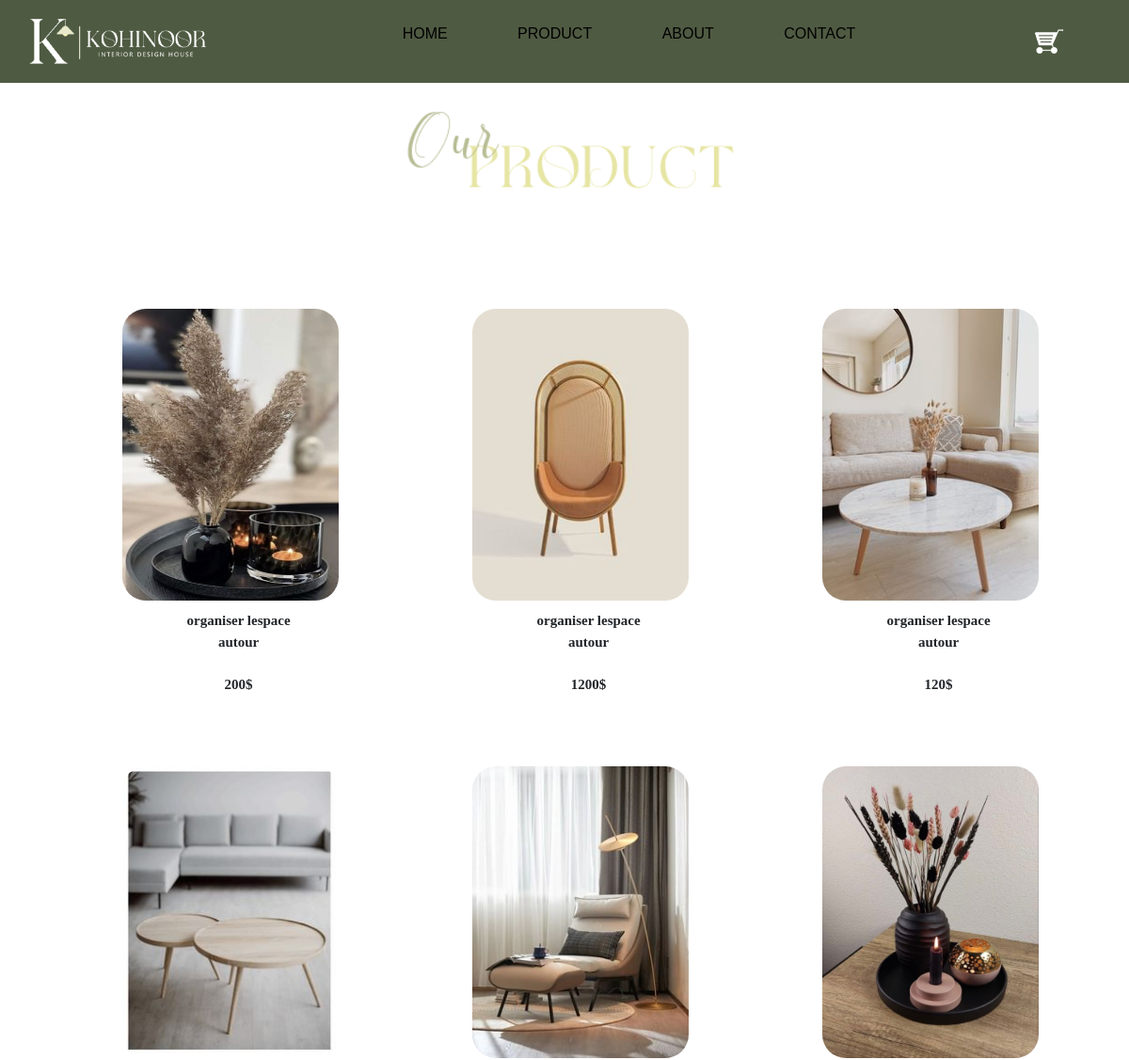
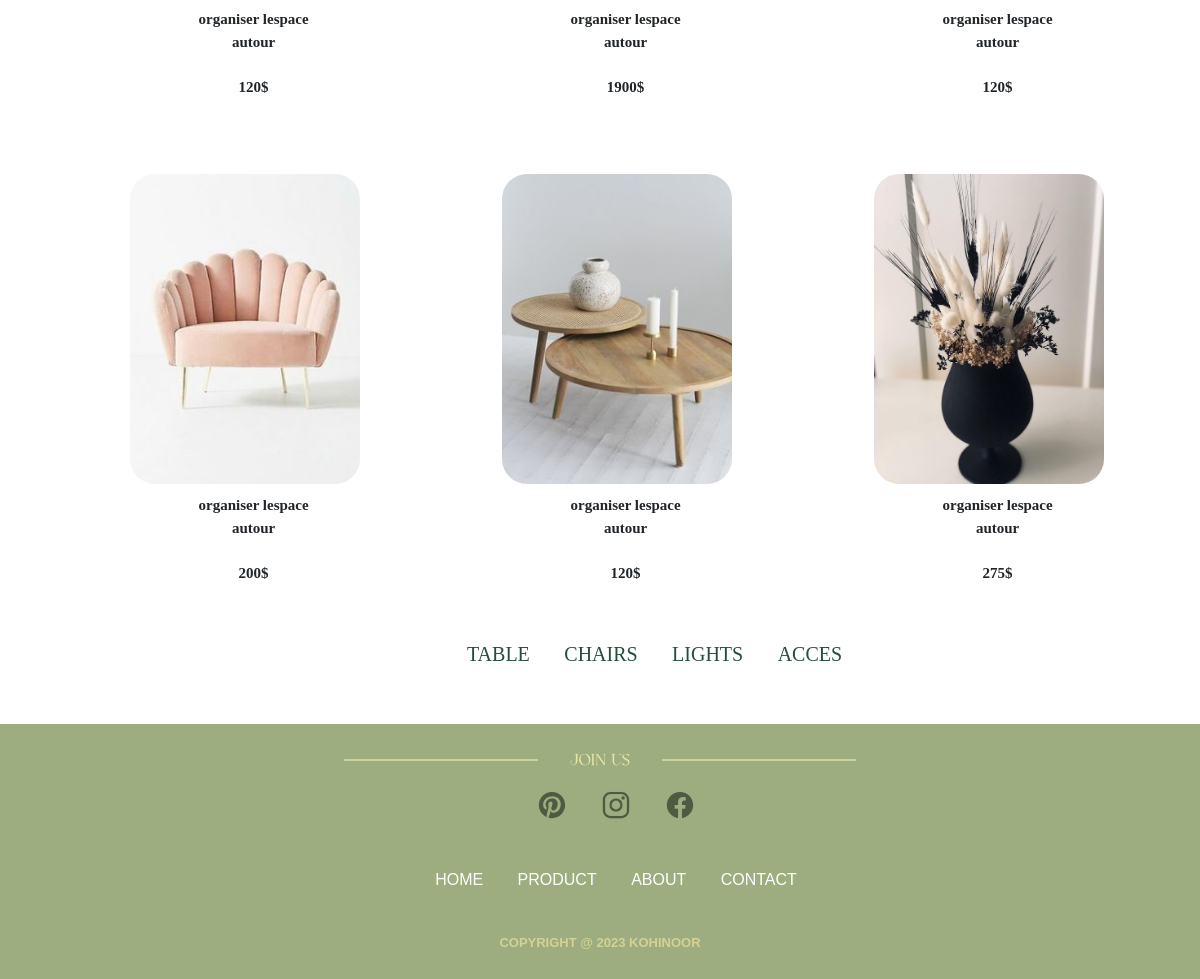
The page /product.php on the database its author committed (2 pictures, top to bottom).
### tables this page shows
CREATE TABLE `product` (
  `id` int(255) NOT NULL,
  `catg_prd` int(11) DEFAULT NULL,
  `img` varchar(255) NOT NULL,
  `nom` varchar(255) NOT NULL,
  `prix` varchar(255) NOT NULL,
  `description` text NOT NULL,
  `qte` varchar(255) NOT NULL,
  `prix_remise` decimal(20,2) NOT NULL,
  `date` timestamp NOT NULL DEFAULT current_timestamp() ON UPDATE current_timestamp()
);

### product.php (the view, shortened to what this page needs)
<?php
@include('connexion.php');
$query = "SELECT * FROM product";
$result = mysqli_query($conn, $query);
?>
<!DOCTYPE html>
<html lang="en">
<head>
    <?php @include_once('header.php'); ?>
</head>
<body>
    <div>
        <?php @include_once('navbar.php'); ?>
    </div>
    <div>
        <img src="images/product.png" class="product">
    </div>
<div class="product-img">
    <div class="container">
        <div class="row">
    <?php
    if ($result) {
        $count = 0;
        while ($row = mysqli_fetch_assoc($result)) {
            if ($count % 3 == 0) {
                echo '<div class="row">';
            }
            echo '<div class="col-sm-4">';
            echo '<a href=""><img src="images/'. $row['img'] . '" alt=""></a>';
            echo '<p class="par">' . $row['description'] . '<br><br>' . $row['prix'] . '</p>';
            echo '</div>';
            $count++;
            if ($count % 3 == 0) {
                echo '</div>';
            }
        }
    }
    ?>
    </div>
</div>
</div>
<br>
    <div class="menu-product">
        <ul class="menu">
            <li><a href="tables.php">TABLE</a></li>
            <li><a href="chairs.php">CHAIRS</a></li>
            <li><a href="lights.php">LIGHTS</a></li>
            <li><a href="acces.php">ACCES</a></li>
            <br>
            <br>
        </ul>
    </div>
</body>
<?php @include_once('footer.php'); ?>
</html>

### header.php (shortened to what this page needs)
<link href="https://cdn.jsdelivr.net/npm/bootstrap@5.0.2/dist/css/bootstrap.min.css" rel="stylesheet">
<link rel="stylesheet" href="style.css">

### navbar.php
<div>
        <div class="navbar">
            <a href="Home.php"><img src="images/logo site1.png" class="logo"></a>
            <ul class="list">
                <li><a href="Home.php">HOME</a></li>
                <li><a href="product.php">PRODUCT</a></li>
                <li><a href="about.php">ABOUT</a></li>
                <li><a href="contact.php">CONTACT</a></li>
            </ul>
            <div class="sticker">
                <a href="cart.php"><img src="images/charyo.png" class="stick"></a>
            </div>
        </div>

### footer.php
<footer>
            <img src="images/join.png" class="footer-img">
            <ul class="footer-icons">
                <li><a href="https://www.pinterest.fr/"><ion-icon name="logo-pinterest"></ion-icon></a></li>
                <li><a href="https://www.instagram.com/"><ion-icon name="logo-instagram"></ion-icon></a></li>
                <li><a href="https://www.facebook.com/"><ion-icon name="logo-facebook"></ion-icon></a></li>
            </ul>
            <ul class="footer-menu">
                <li><a href="Home.php">HOME</a></li>
                <li><a href="product.php">PRODUCT</a></li>
                <li><a href="about.php">ABOUT</a></li>
                <li><a href="contact.php">CONTACT</a></li><br>
            </ul>
            <div class="footer-copyright">
                <p>Copyright @ 2023 KOHINOOR</p>
            </div>
        </footer>

### style.css (style rules this page uses)
* { margin: 0; padding: 0; box-sizing: border-box; font-family: sans-serif ; }
.navbar { background-color: #4f5a42; width: 100%; margin:auto; padding: 10px 0; display: flex; align-items: center; justify-content: space-between; }
.logo { margin-left: 25px; width: 200px; cursor: pointer; }
.navbar ul li { list-style: none; display: inline-block; margin: 0 35px; position: relative; }
.sticker { display: inline-block; margin-right: 70px ; position: relative; }
.stick { margin-left: 20px ; }
.navbar ul li a { text-decoration: none; color: #000; text-transform: uppercase; }
.navbar ul li::after { content:''; height: 3px; width: 0; background: #d3d292; position: absolute; left: 0; bottom: -10px; transition: 0.5s; }
a { color: #4f5a42; text-decoration: none; }
.product { width: 350px; margin-left: 36%; margin-top: 25px; }
p { margin-top: 10px; font-size: 11px; font-weight: bold; display: inline-block; }
footer { background:#9DAD7F; text-align: center; text-transform: uppercase; margin-top: 10px; }
.footer-img { padding-top: 20px; }
.footer-icons li { list-style: none; display: inline-block; margin: 5px; color: #40492e; }
.footer-icons a { padding: 10px; font-size: 30px; }
.footer-menu li { display: inline-block; margin: 15px; }
.footer-menu a { color:#ffffff; }
.footer-copyright { padding-bottom: 10px; }
.footer-copyright p { font-size: 13px; color: #d3d292; }
.container { margin-top: 60px; display: flex; justify-content: center; align-content: center; }
.product-img { display: flex; }
.product-img img { width: 230px; height: 310px; border-radius:25px; margin-left: 160px; margin-top: 60px; }
.menu li { display: inline-block; margin: 15px; }
.menu a { color:#254e3b; font-family: Georgia, 'Times New Roman', Times, serif; font-size: 20px; }
.menu-product { margin-left: 35%; }

### product.php (style rules this page uses)
.par { margin-inline-start:63%; text-align: center; font-size: 15px; font-family: cursive; }
.product-img { margin-left: -12%; }

### rows shown on the page
product: img (picture), description "organiser lespace autour", prix "200$"
product: img (picture), description "organiser lespace autour", prix "1200$"
product: img (picture), description "organiser lespace autour", prix "120$"
product: img (picture), description "organiser lespace autour", prix "120$"
product: img (picture), description "organiser lespace autour", prix "1900$"
product: img (picture), description "organiser lespace autour", prix "120$"
product: img (picture), description "organiser lespace autour", prix "200$"
product: img (picture), description "organiser lespace autour", prix "120$"
product: img (picture), description "organiser lespace autour", prix "275$"
